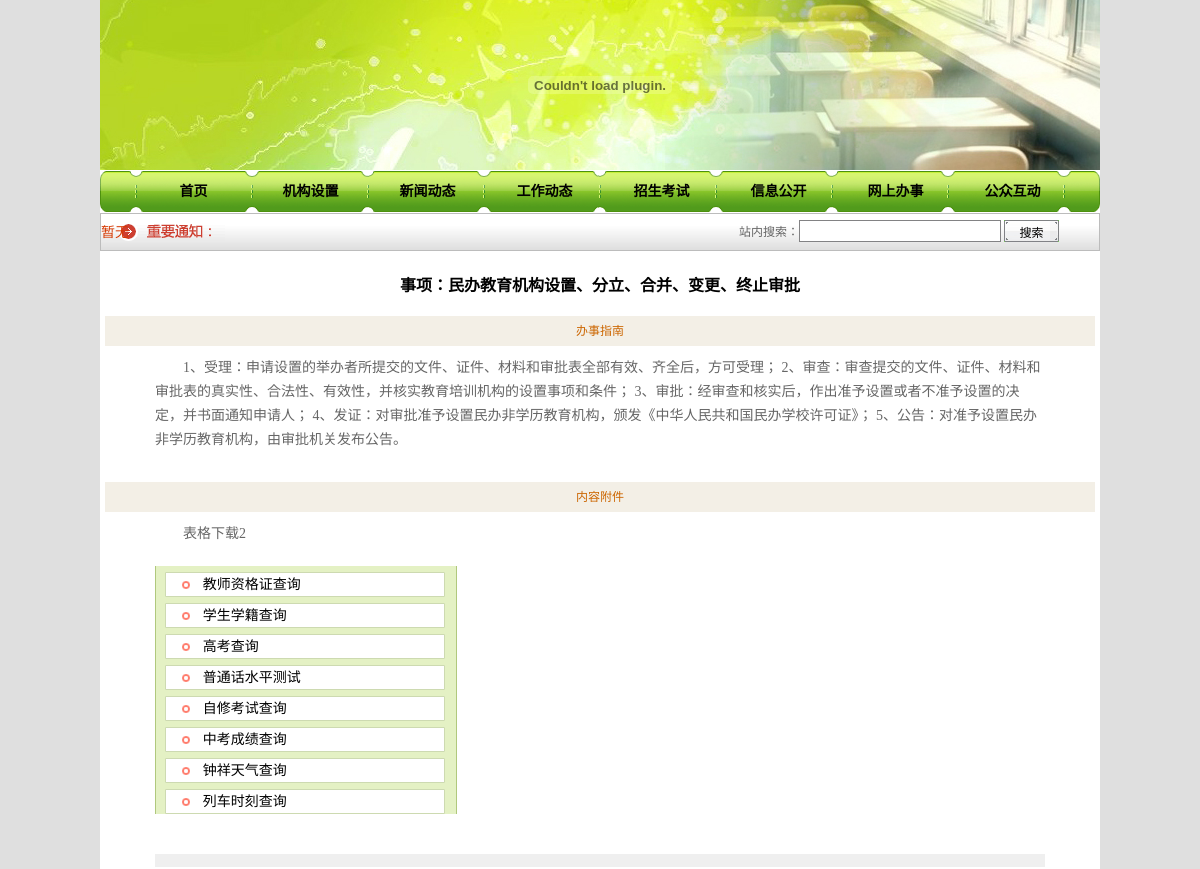
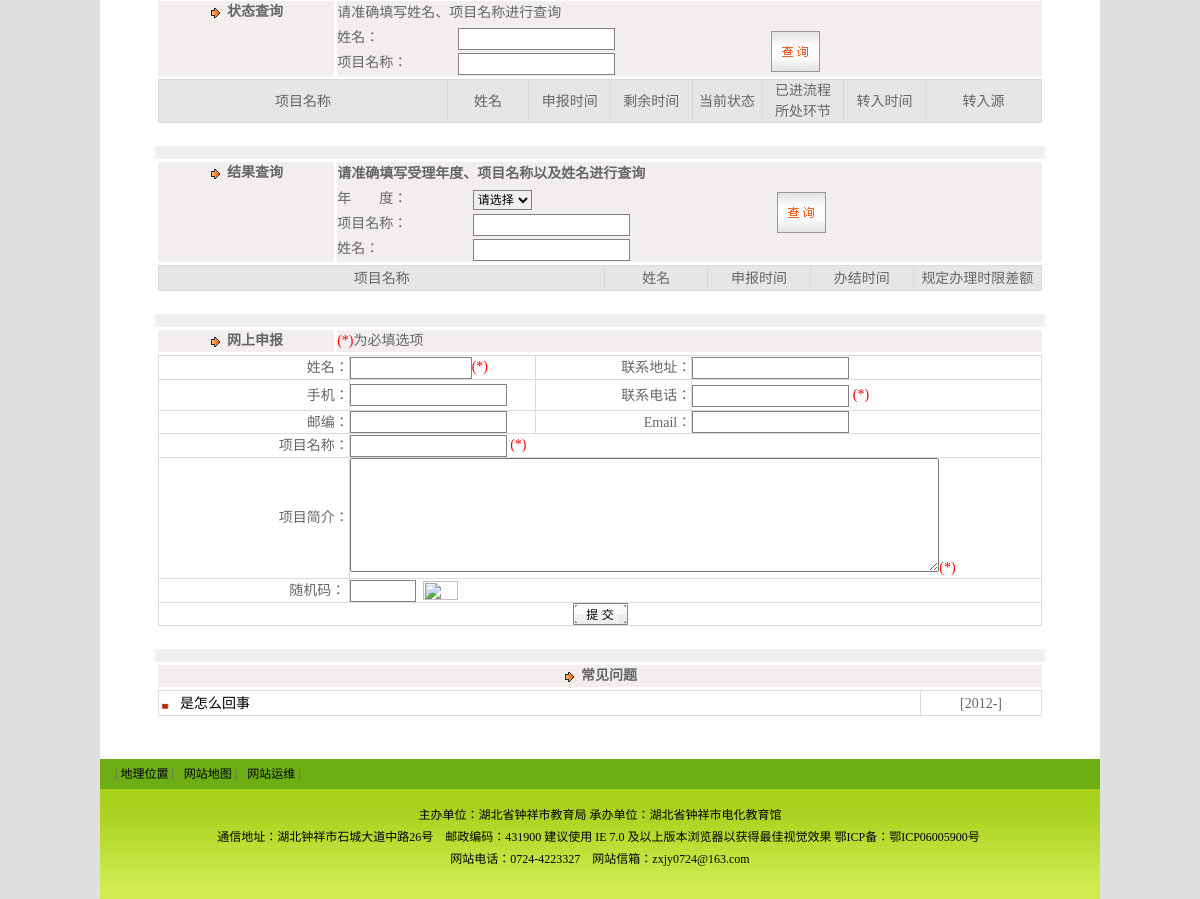
The app's page /work_consent.php?id=3 with its own data (2 pictures, top to bottom).
### tables this page shows
CREATE TABLE `columns_html` (
  `columns_id` int(11) NOT NULL auto_increment,
  `columns_contents` text COMMENT '栏目类容',
  PRIMARY KEY  (`columns_id`)
);

CREATE TABLE `columns_link2` (
  `sub_columns_id` int(11) NOT NULL COMMENT '链接条栏目id',
  `columns_id` int(11) NOT NULL COMMENT '所属栏目id',
  `item_order` int(11) NOT NULL default '100' COMMENT '条目序号',
  `item_title` varchar(255) default NULL COMMENT '链接标题',
  `item_href` varchar(255) default NULL,
  `item_link` varchar(255) default NULL COMMENT '链接地址',
  PRIMARY KEY  (`sub_columns_id`)
);

CREATE TABLE `work` (
  `article_id` int(11) NOT NULL auto_increment,
  `columns_id` int(11) default NULL COMMENT '栏目id，对应work_columns表，pid为-1的栏目',
  `article_title` varchar(255) default NULL,
  `article_from` varchar(255) default NULL,
  `article_ath` varchar(255) default NULL,
  `article_time` datetime default NULL,
  `click_count` int(11) default '0' COMMENT '点击量',
  `article_order` float(11,3) default NULL,
  `article_key` varbinary(255) default NULL,
  `base_id` int(11) default NULL COMMENT '基本设置对象id，对应work_columns表',
  `person` int(11) default NULL COMMENT '责任人id',
  `department` int(11) default NULL COMMENT '责任部门id',
  `person_tel` varchar(50) default NULL COMMENT '责任人联系电话',
  `guide` varchar(1000) default NULL,
  `unit` int(11) default NULL COMMENT '单位',
  PRIMARY KEY  (`article_id`)
);

CREATE TABLE `work_content` (
  `work_id` int(11) NOT NULL,
  `work_content` longtext,
  `guide` text COMMENT '办事指南',
  PRIMARY KEY  (`work_id`)
);

CREATE TABLE `question` (
  `question_id` int(10) NOT NULL auto_increment,
  `consent_id` int(10) default NULL COMMENT '对应行政许可事项的id',
  `question_state` int(11) default '1' COMMENT '1未回答 2已回答',
  `question_time` date default NULL COMMENT '提问时间',
  `question_content` text COMMENT '提问内容',
  PRIMARY KEY  (`question_id`),
  KEY `NewIndex` (`question_id`)
);

### database/GeneralDAO.inc.php (called while the page is built, shortened)
<?php
class MySQL_DAO{
	public $mysql_server;
	public $mysql_user;
	public $mysql_user_pwd;
	public $mysql_conn_id;
	function MySQL_DAO($server,$user, $pwd)
	{
		$this->mysql_server = $server;
		$this->mysql_user = $user;
		$this->mysql_user_pwd = $pwd;
	}
	function openConn()
	{
		$this->mysql_conn_id = mysql_connect($this->mysql_server, $this->mysql_user, $this->mysql_user_pwd);
		return 1;
	}
	function findOneRec($sqlstr,$args = NULL)
	{
		$query = $this->formatSQL($sqlstr,$args);
		$result = mysql_query($query, $this->mysql_conn_id);
		$rowCount = mysql_num_rows($result);
		if ($rowCount > 0)
		{
			$data = mysql_fetch_array($result);
			return $data;
		}
		return -1;
	}
	function findAllRec($sqlstr,$args = NULL)
	{
		$query = $this->formatSQL($sqlstr,$args);
		$result = mysql_query($query, $this->mysql_conn_id);
		$data = array();
        while($row = mysql_fetch_array($result))
        {
        	$data[] = $row;
        }
        return $data;
    }
	function formatSQL($sqlstr,$args)
	{
		$tmpstr = $sqlstr;
		$len = strlen($tmpstr);
		if ($args == NULL) return $tmpstr;
		foreach ($args as $nowArgs)
		{
			$ipos = strpos($tmpstr,'%%s');
			$nowArgs = mysql_real_escape_string($nowArgs);
			if ($ipos == 0)
			{
				$tmpstr = $nowArgs . substr($tmpstr,$ipos + 3);
			}
			else
			{
				$tmpstr = substr($tmpstr,0,$ipos) . $nowArgs . substr($tmpstr,$ipos + 3);
			}
		}
		return $tmpstr;
	}
}
?>

### database/mysqlDAO.php (called while the page is built, shortened)
<?php
$rootPath = dirname(__FILE__);
$rootPath = substr($rootPath,0,stripos($rootPath,"database"));
include_once($rootPath."database".DIRECTORY_SEPARATOR."GeneralDAO.inc.php");
$mysqldao = new MySQL_DAO(DB_HOST,DB_USER,DB_PASSWORD);
?>

### bottom.php (called while the page is built)
<?php
showZybjlmById($mysqldao,2);
 ?>

### functions.php (the view, shortened to what this page needs)
<?php
function showmenuId($mysql,$c_id)
{
	$args[]= $c_id;
	$tmpstr = "select sub_columns_id,item_title,item_link from columns_link2 where columns_id =%%s ORDER BY item_order";
	$menulist =  $mysql->findAllRec($tmpstr,$args);
	for ($i=1;$i<=count($menulist);$i++)
	{
	 if($i%8==1)echo "<div id=menu><ul>";
	 echo "<li OnMouseOver=\"showMenu('sub_".$menulist[$i-1]['sub_columns_id']."',this);\"><a href=\"".$menulist[$i-1]['item_link']."\">".$menulist[$i-1]['item_title']."</a>\n";
	 if($i%8==0 or (count($menulist)==$i and $i%8!=0))echo "</li></ul></div>";
	}
	return true;
}
function showZybjlmById($mysql,$c_id)
{
	$tmpstr = "select columns_contents from columns_html where columns_id=$c_id";
	$baseInfo = $mysql->findOneRec($tmpstr);
	$content = trim($baseInfo["columns_contents"]);
	echo htmlspecialchars_decode($content);
}
function showWzlmByIDNoDate($mysql,$cID,$cssClassName,$recCount,$titleCount)
{
	$tmpstr = "select article_id,article_title,article_time,article_order,s_id from article where  article_state=1 and item_id=%%s order by article_order desc,article_time desc";
	$args[]= $cID;
	if ($recCount != 0)
	{
		$tmpstr = $tmpstr . " limit 0,$recCount";
	}
	$articleList = $mysql->findAllRec($tmpstr,$args);
	if ( ($articleList == -1) || (count($articleList) <= 0) ) {
		echo "暂无";
		return;
	}
}
function cutstr($str,$cut_len,$flag)
{
	$length = utf8_len($str);
	if ($cut_len >= $length) { return $str;}
	$end_index = 0;
	$char_count = 0;
	$length = strlen($str);
	for($i=0; $i<$length;){
		$char_aci = ord($str[$i]);
		if ($char_aci>224){
			$end_index += 3;
			$i+=3;
		} else if ( ($char_aci>192) && (($char_aci<=224)) ){
			$end_index += 2;
			$i+=2;
		} else {
			$end_index ++;
			$i++;
		}
		$char_count++;
		if ($char_count >= $cut_len) break;
	}
	$result = substr($str,0,$end_index);
	return $result;
}
function utf8_len($str){
	$char_count = 0;
	$length = strlen($str);
	for($i=0; $i<$length;){
		$char_aci = ord($str[$i]);
		if ($char_aci>224){
			$i+=3;
		} else if ( ($char_aci>192) && (($char_aci<=224)) ){
			$i+=2;
		} else {
			$i++;
		}
		$char_count++;
	}
	return $char_count;
}
?>

### work_consent.php (shortened to what this page needs)
<?
include_once("util/commonFunctions.php");
include_once("functions.php");
include_once("database/mysqlDAO.php");
$id = 0;
if (isset($_REQUEST["id"])){
	$id = $_REQUEST["id"];
}
		$findAllRec="select * from work where article_id='%%s'";
		$args[]= $id;
		$article = $mysqldao->findOneRec($findAllRec,$args);
		$article_title = $article["article_title"];
		$guide = $article["guide"];
		$click_count = $article["click_count"]+1;
		$upfindAllRec="UPDATE work SET click_count=='%%s' where article_id='%%s'";
		$args = array($click_count,$id);
		$mysqldao->updateRec($upfindAllRec,$args);
		$args = array($id);
		$workcontent =$mysqldao->findOneRec("select work_content from work_content where work_id='%%s'",$args);
		$article_content = htmlspecialchars_decode($workcontent["work_content"]);
?>
<!DOCTYPE html PUBLIC "-//W3C//DTD XHTML 1.0 Transitional//EN" "http://www.w3.org/TR/xhtml1/DTD/xhtml1-transitional.dtd">
<html xmlns="http://www.w3.org/1999/xhtml">
<head>
<link href="<?=skin?>css/style.css" rel="stylesheet" type="text/css"/>
</head>
<body>
<?php include("top.php") ?>
<div class="content">
  <div class="txtline">
    <h2>事项：<?=$article_title?></h2>
  </div>
  <div class="messsage"> <span> 办事指南 </span> </div>
   <div class="information">
   <p ><?=$guide?></p>
  </div>
  <div class="messsage"> <span> 内容附件 </span> </div>
    <div class="information">
   <p ><?=$article_content?></p>
  </div>
   <div class="information">
   <p><a name="findAllRec"></a>
   <? include("search_query.php");?></p>
   <p><a name="findAllRec"></a>
   <?  include("search_result.php");?></p>
   <p><a name="apply"></a>
    <? include("apply.php");?></p>
    <p><a name="question"></a>
    <? include("question_list.php");?>
    </p>
  </div>
  </div>
<div class="clean2"></div>
<?php include("bottom.php") ?>
</body>
</html>

### question_list.php (shortened to what this page needs)
<table width="100%" border="0" align="center" cellpadding="0" cellspacing="0">
        <tr>
          <td height="13" align="left" bgcolor="#EFEFEF" background="images/m_13.gif"></td>
        </tr>
        <tr>
          <td height="24" align="right" class="gray12">
            <table cellspacing=3 cellpadding=6 width="100%" align=center
border=0>
              <tbody>
              <tr valign=top bgcolor="#F1EEED">
                <td valign=center align=middle
                width="20%" bgcolor=#F1EEED><b><img src="images/icon04.gif" width="18" height="12">常见问题</b></td>
              </tr>
              <tr valign=top bgcolor="#F1EEED">
                <td style="LINE-HEIGHT: 1.5" valign=center align=middle colspan="2" bgcolor=#F1EEED>
                  <table width="100%" border="0" cellspacing="1" cellpadding="0" bgcolor="#DBDBDB">
				  <?
							$findAllRec="select question_id,question_time,question_content from question where  consent_id='%%s' and  question_state='%%s' order by question_time DESC limit 0,10";
							$args = array($id,2);
							$rst = $mysqldao->findAllRec($findAllRec,$args);
							for($i=0;$i<count($rst);$i++){
								$question_content=cutstr($rst[$i]["question_content"],56,1);
						?>
                    <tr bgcolor="#FFFFFF">
                      <td height="24" align="left"><img src="images/icon02.gif" width="21" height="11" align="absmiddle"><?  echo "<a href=question.php?id=".$rst[$i]["question_id"]." target='_blank' title='".$rst[$i]["question_content"]."' class=black12>".$question_content?></td>
                       <td align="center" class="gray12" width="120">[<?=cutstr($rst[$i]["question_time"],5,0)?>]</td>
                    </tr>
					<? } ?>
                  </table>
                </td>
              </tr>
              </tbody>
            </table>
          </td>
        </tr>
      </table>

### skin/web-green/css/style.css (style rules this page uses)
#menu { width:1000px; height:43px; margin-left:auto; margin-right:auto; background:url(../images/menu_bg.gif) no-repeat; }
#menu ul { margin: 0;padding-left:35px;list-style: none; }
#menu ul li { float:left;padding: 0;margin: 0;display: block;text-align: center;height: 43px;width: 117px; line-height:43px;font-size: 14px;font-weight: bold; }
#menu ul li a { text-decoration: none;color: #000; }
.content { width:990px; height:auto; margin-left:auto; margin-right:auto; padding:5px; background: #FFF; overflow:hidden; }
.l_xinxiList { width:302px; height: auto; float:left; background: url(../images/l_bt02.gif) repeat-y; }
.box6 { width:280px;margin-left:10px; margin-top:6px; height: 25px;line-height: 25px; padding:0px;overflow:hidden; }
.box6 a { width:280px;display: block;font-size: 12px;color: #555555; text-indent:1cm; background: url(../images/l_bg03.gif) no-repeat;overflow:hidden; }
.footer { width:1000px; height:auto; margin-left:auto; margin-right:auto;overflow:hidden; }
.footerNav { width:1000px; height:30px; background:#6DAE15; }
.footerNav ul { margin-left:10px; padding:0px; }
.footerNav ul li { padding: 0 5px;margin: 0; float: left;line-height: 30px;text-align: center; list-style:none; }
.footerNav ul li a { text-decoration: none;color: #000; }
.footerNav ul li a:link { text-decoration:none; color:#000; }
.copyright { width:1000px; text-align:center; height:95px; margin-left:auto; margin-right:auto;background: url(../images/bottom_bg.gif) repeat-x; overflow:hidden; padding-top:15px;color: #000; }
.txtline { margin: 0px;padding: 0px;float: left;width:100%;height:60px; }
.txtline h2 { font-size:16px;color:#000;margin:0px;line-height:60px;text-align:center;font-family:"微软雅黑"; }
.messsage { width:100%;height:30px;margin:0px;padding:0;float:left;line-height:30px;text-align: center;font-size:12px;color:#C60; background:#f3efe6; }
.information { width:890px; padding:10px 50px;font-size:14px;float:left;text-indent:2em; text-align:left; line-height:160%;height:auto }
.information a { font-size:14px; color:#000; }
.information p { margin:0 0 20px;line-height:24px; }

### skin/web-green/css/base.css (style rules this page uses)
* { margin:0px; padding:0px; }
body { font-size: 12px;line-height:22px;list-style:none;margin:0px;padding:0px; background-color: #DFDFDF;background-repeat: repeat-x; color:#666; }
img { border:0px; }
html, body, div, h1, h2, ul, li, p, form, table, tr, td, img { margin:0;padding:0 }
li { list-style:none;overflow:hidden }
select, input, img { vertical-align:middle; border:0px; }
a { color: #000;text-decoration:none; }
a:link, a:visited { text-decoration:none; color:#000; }

### skin/web-green/css/common.css (style rules this page uses)
.clean2 { width:1000px; margin-left:auto; margin-right:auto;height:5px; overflow:hidden; background:#FFF; }

### records on screen
columns_link2: item_title "首页"
columns_link2: item_title "机构设置"
columns_link2: item_title "新闻动态"
columns_link2: item_title "工作动态"
columns_link2: item_title "招生考试"
columns_link2: item_title "信息公开"
columns_link2: item_title "网上办事"
columns_link2: item_title "公众互动"
work: article_title "民办教育机构设置、分立、合并、变更、终止审批", guide "1、受理：申请设置的举办者所提交的文件、证件、材料和审批表全部有效、齐全后，方可受理； 2、审查：审查提交的文件、证件、材料和审批表的真实性、合法性、有效性，并核实教育培训机构的设置事项和条件； 3、审批：经审查和核实后，作出准予设置或者不准予设置的决定，并书面通知申请人； 4、发证：对审批准予设置民办非学历教育机构，颁发《中华人民共和国民办学校许可证》； 5、公告：对准予设置民办非学历教育机构，由审批机关发布公告。"
work_content: work_content "表格下载2 教师资格证查询 学生学籍查询 高考查询 普通话水平测试 自修考试查询 中考成绩查询 钟祥天气查询 列车时刻查询"
question: question_content "是怎么回事", question_time "2012-"
columns_html: columns_contents "地理位置 | 网站地图 网站运维 | 主办单位：湖北省钟祥市教育局 承办单位：湖北省钟祥市电化教育馆 通信地址：湖北钟祥市石城大道中路26号 邮政编码：431900 建议使用 IE 7.0 及以上版本浏览器以获得最佳视觉效果 鄂ICP备： 鄂ICP06005900号 网站电话：0724-4223327 网站信箱： zxjy0724@163.com"
